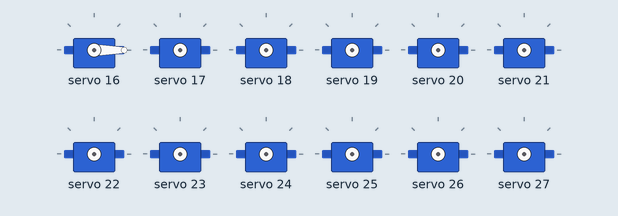
Simulated run of this sketch. Board: Arduino Uno, built with avr-gcc and run on an emulated ATmega328P. Shown: 12 × servo. The local clock reads 2024-03-15 10:24:30 at power-on unless the sketch sets it.

Above: at 0.1 s.
At 1.0 s:
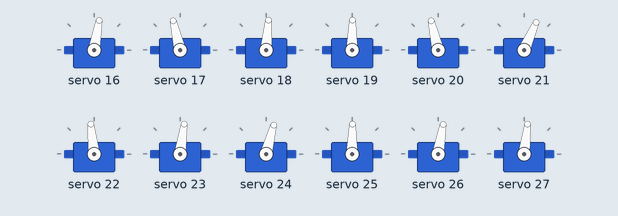
At 1.9 s:
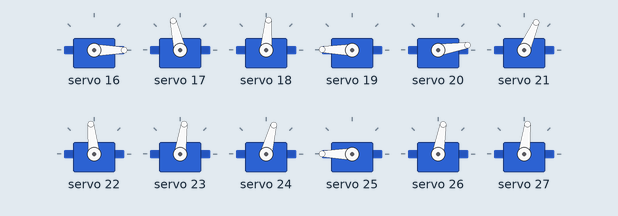
At 31.1 s:
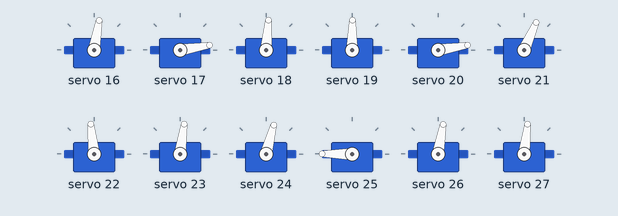
Timing chart, 0 to 32.6 s (numbered marks = the images above):
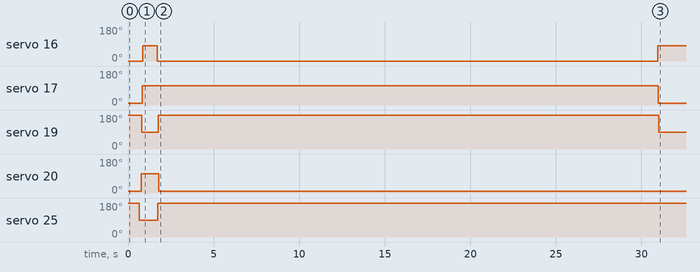

Measured:
- by itself, servo 16: 0° → 80° at 0.85 s, → 0° 0.86 s later, → 80° 29.2 s later
- by itself, servo 17: 9° → 103° at 0.83 s, → 9° 30.1 s later
- by itself, servo 19: 179° → 89° at 0.79 s, → 179° 0.99 s later, → 89° 29.2 s later
- by itself, servo 20: 9° → 103° at 0.77 s, → 9° 1.0 s later
- by itself, servo 25: 180° → 89° at 0.67 s, → 180° 1.1 s later

The sketch:

final_clock_script_may_with_christmas_count.ino
```cpp
#include <Adafruit_PWMServoDriver.h>      //Include library for servo driver
#include <RTClib.h>
#include <Wire.h>
#include <TimeLib.h>
#include <Timezone.h>

// Correcting TimeChangeRule definitions if found incorrect
TimeChangeRule wET = {"WET", Last, Sun, Oct, 2, 0}; // Correct as UTC+0
TimeChangeRule wEST = {"WEST", Last, Sun, Mar, 1, 60}; // Correct as UTC+1

Timezone ireland(wET, wEST);  // Ensure these are correctly initialized in your setup

Adafruit_PWMServoDriver pwmH = Adafruit_PWMServoDriver(0x40);    //Create an object of Hour driver
Adafruit_PWMServoDriver pwmM = Adafruit_PWMServoDriver(0x41);    //Create an object of Minute driver (A0 Address Jumper)
RTC_DS1307 rtc;

int servoFrequency = 50;      //Set servo operating frequency

int segmentHOff[14] = {130,130,500,450,130,530,500,100,130,500,460,75,500,500};
int segmentMOff[14] = {100,130,500,490,130,480,500,100,70,500,485,75,500,500};
int segmentHOn[14] = {330,330,310,200,330,350,300,360,370,290,250,280,300,300};
int segmentMOn[14] = {280,330,290,300,330,250,315,285,270,300,280,287,277,280};
int hourTens, hourUnits, minuteTens, minuteUnits;

int digits[10][7] = {{1,1,1,1,1,1,0},{0,1,1,0,0,0,0},{1,1,0,1,1,0,1},{1,1,1,1,0,0,1},{0,1,1,0,0,1,1},{1,0,1,1,0,1,1},{1,0,1,1,1,1,1},{1,1,1,0,0,0,0},{1,1,1,1,1,1,1},{1,1,1,1,0,1,1}};    //Position values for each digit

int prevHourTens = -1;
int prevHourUnits = -1;
int prevMinuteTens = -1;
int prevMinuteUnits = -1;

int midOffset = 50;            //Amount by which adjacent segments to mid move away when required

void setup()
{
  Serial.begin(9600);
  rtc.begin();
  if (! rtc.begin()) {
  Serial.println("Couldn't find RTC");
  while (1);
}
  //rtc.adjust(DateTime(2024, 10, 5, 22, 13, 00));

  pwmH.begin();   //Start each board
  pwmM.begin();
  pwmH.setOscillatorFrequency(27000000);    //Set the PWM oscillator frequency, used for fine calibration
  pwmM.setOscillatorFrequency(27000000);
  pwmH.setPWMFreq(servoFrequency);          //Set the servo operating frequency
  pwmM.setPWMFreq(servoFrequency);

  for(int i=0 ; i<=13 ; i++)    //Set all of the servos to on or up (88:88 displayed)
  {
    pwmM.setPWM(i, 0, segmentMOff[i]);
    delay(20);
  }
  for(int i=0 ; i<=13 ; i++)    //Set all of the servos to on or up (88:88 displayed)
  {
    pwmH.setPWM(i, 0, segmentHOff[i]);
    delay(20);
  }
  for(int i=13 ; i>=0 ; i--)    //Set all of the servos to on or up (88:88 displayed)
  {
    pwmM.setPWM(i, 0, segmentMOn[i]);
    delay(20);
  }
  for(int i=13 ; i>=0 ; i--)    //Set all of the servos to on or up (88:88 displayed)
  {
    pwmH.setPWM(i, 0, segmentHOn[i]);
    delay(20);
  }

  prevHourTens = 8;
  prevHourUnits = 8;
  prevMinuteTens = 8;
  prevMinuteUnits = 8;
}

int daysUntilChristmas() {
  DateTime now = rtc.now();
  DateTime christmas(now.year(), 12, 25, 0, 0, 0);
  if (now.month() == 12 && now.day() > 25) {
    // If today is after Christmas, set the target to next year's Christmas
    christmas = DateTime(now.year() + 1, 12, 25, 0, 0, 0);
  }
  TimeSpan timeUntilChristmas = christmas - now;
  return timeUntilChristmas.days();
}

void updateDisplay(int tens, int units, Adafruit_PWMServoDriver& pwm, int segmentOn[], int segmentOff[]) {
  if(digits[units][6]!=digits[prevMinuteUnits][6]) {
    if(digits[prevMinuteUnits][2]==1)
      pwm.setPWM(2, 0, segmentOn[2]+midOffset);
    if(digits[prevMinuteUnits][6]==1)
      pwm.setPWM(4, 0, segmentOn[4]-midOffset);
  }
  delay(100);
  if(digits[units][6]==1)
    pwm.setPWM(6, 0, segmentOn[6]);
  else
    pwm.setPWM(6, 0, segmentOff[6]);
  if(digits[tens][6]!=digits[prevMinuteTens][6]) {
    if(digits[prevMinuteTens][2]==1)
      pwm.setPWM(9, 0, segmentOn[9]+midOffset);
    if(digits[prevMinuteTens][6]==1)
      pwm.setPWM(11, 0, segmentOn[11]-midOffset);
  }
  delay(100);
  if(digits[tens][6]==1)
    pwm.setPWM(13, 0, segmentOn[13]);
  else
    pwm.setPWM(13, 0, segmentOff[13]);

  for (int i=0 ; i<=5 ; i++) {
    if(digits[tens][i]==1)
      pwm.setPWM(i+7, 0, segmentOn[i+7]);
    else
      pwm.setPWM(i+7, 0, segmentOff[i+7]);
    delay(10);
    if(digits[units][i]==1)
      pwm.setPWM(i, 0, segmentOn[i]);
    else
      pwm.setPWM(i, 0, segmentOff[i]);
    delay(10);
  }
}

void loop() {
  DateTime now = rtc.now();
  time_t utc = now.unixtime(); // Convert the DateTime to time_t format
  time_t local = ireland.toLocal(utc); // Convert UTC to Ireland local time using Timezone library

  // Calculate days until Christmas
  int daysToChristmas = daysUntilChristmas();

  if (daysToChristmas <= 10) {
    // Display countdown to Christmas
    int countdownTens = daysToChristmas / 10;
    int countdownUnits = daysToChristmas % 10;
    updateDisplay(countdownTens, countdownUnits, pwmH, segmentHOn, segmentHOff);
    updateDisplay(countdownUnits, countdownTens, pwmM, segmentMOn, segmentMOff);
  } else {
    // Display current time
    int currentHour = hour(local);
    int currentMinute = minute(local);

    int hourTens = currentHour / 10;
    int hourUnits = currentHour % 10;

    int minuteTens = currentMinute / 10;
    int minuteUnits = currentMinute % 10;

    updateDisplay(hourTens, hourUnits, pwmH, segmentHOn, segmentHOff);
    updateDisplay(minuteTens, minuteUnits, pwmM, segmentMOn, segmentMOff);

    prevHourTens = hourTens;
    prevHourUnits = hourUnits;
    prevMinuteTens = minuteTens;
    prevMinuteUnits = minuteUnits;
  }

  delay(500);
}
```
